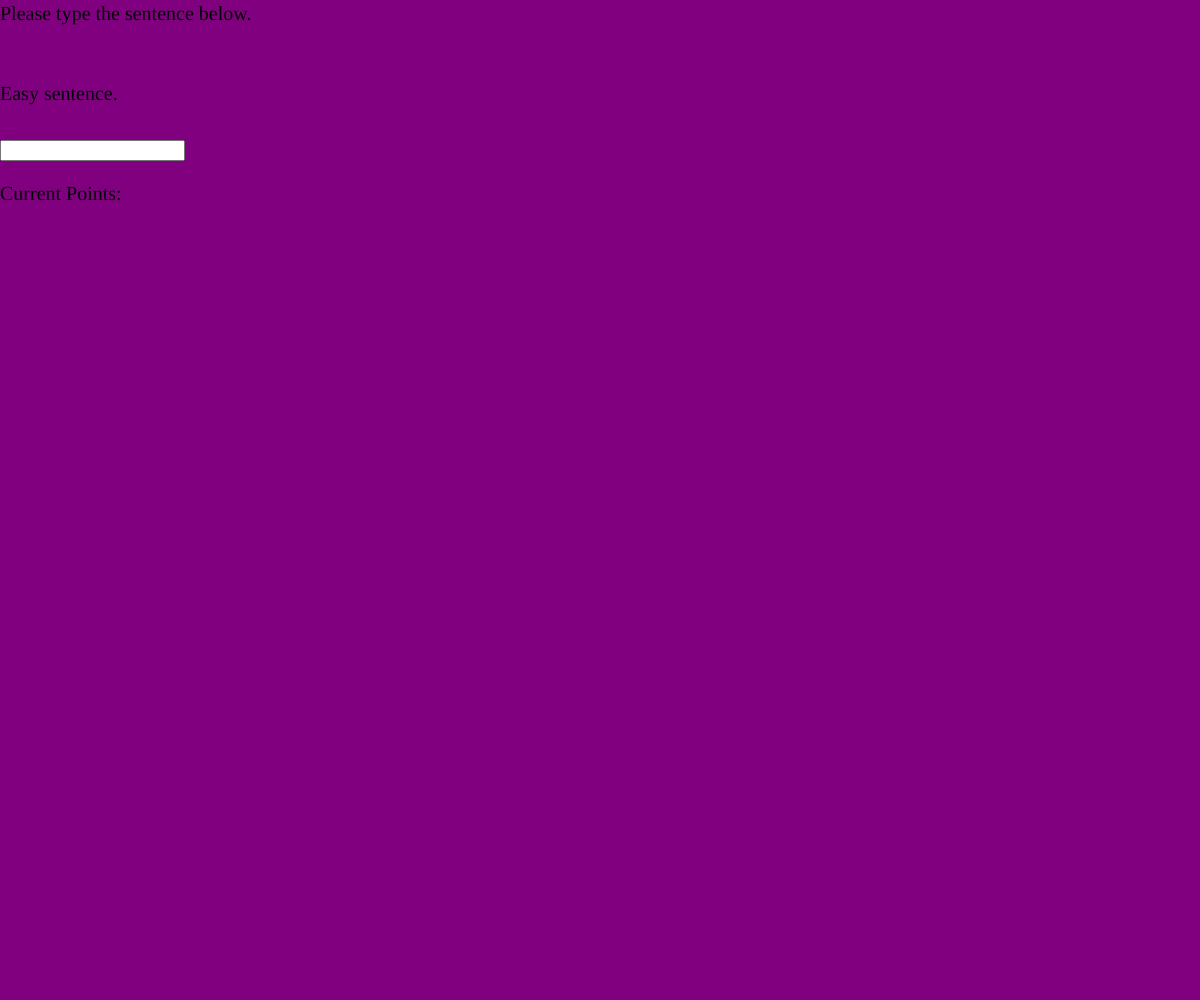
Frame 1 (no input)
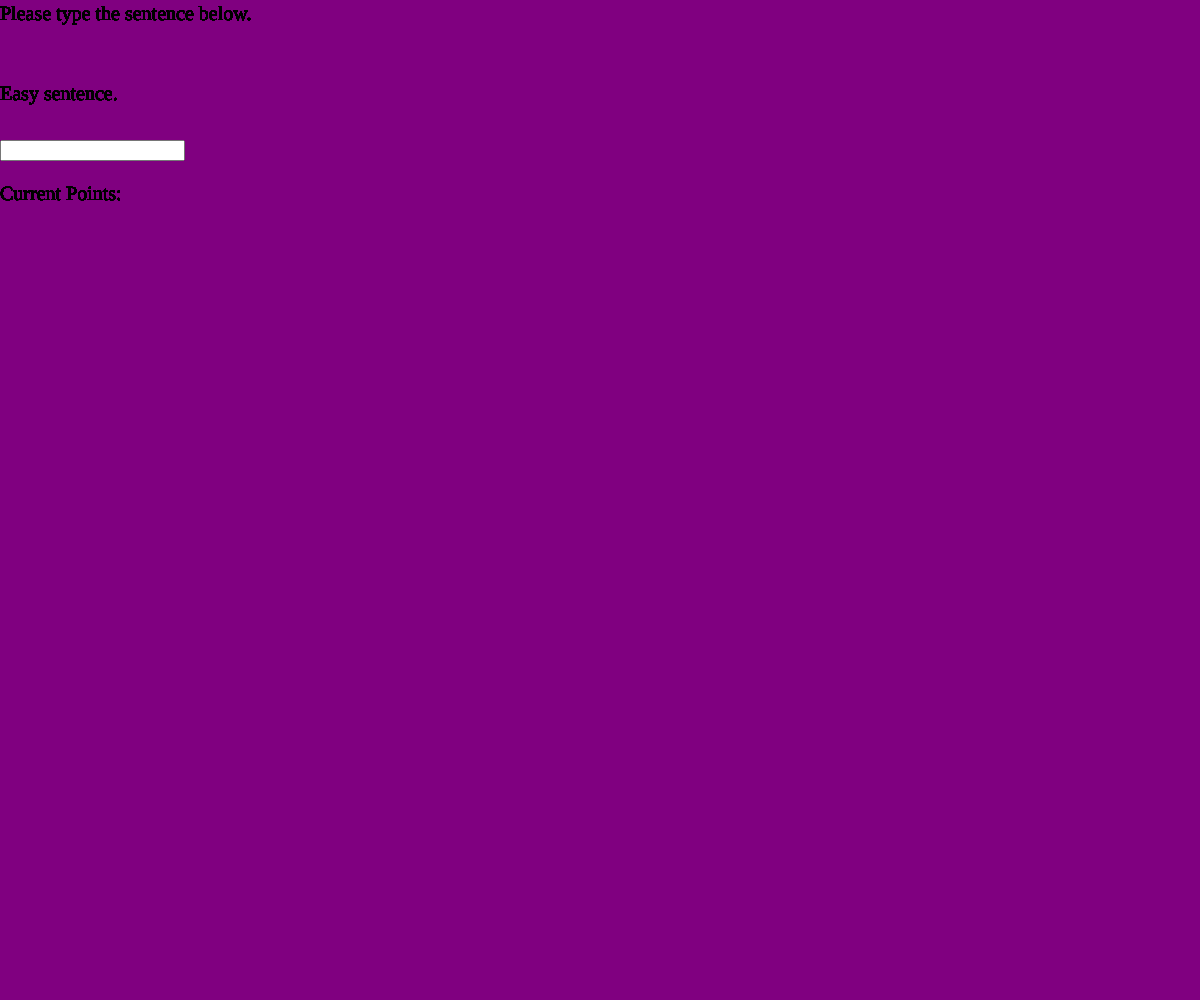
Frame 60 (no input)
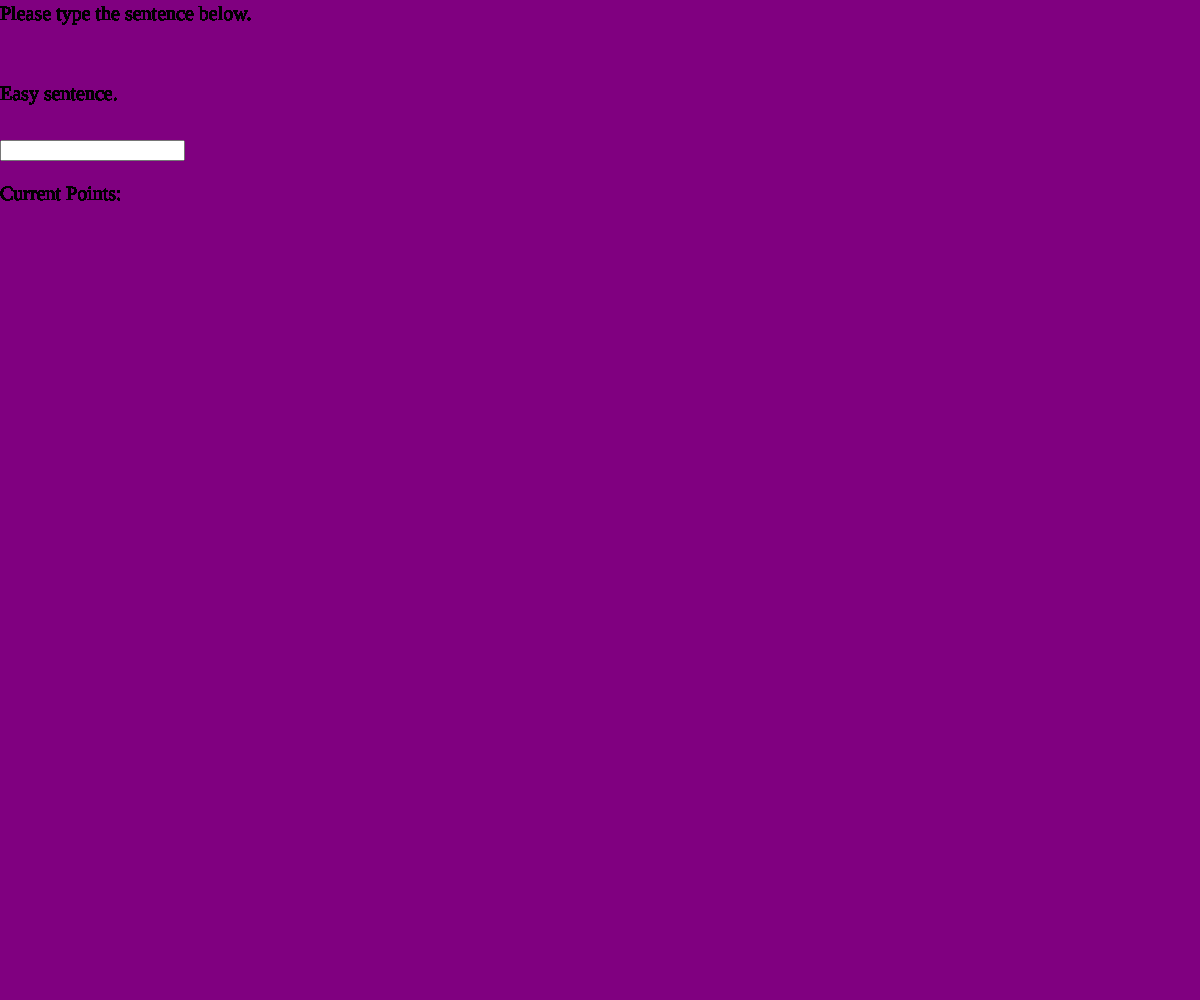
Frame 120 (the mouse pressed at the canvas centre since frame 60)

The p5.js sketch that drew these frames (run headless with seeded random() and noise() and a simulated clock; from frame 60 on, the mouse is pressed at the canvas centre):

// p5.js sketch
// ── sketch.js
var points = 0
var sen1 = "Easy sentence."
var sen2 = "MEdium sEntencE."
var sen3 = "hArD As FuG sEnTEnce."
var inp; //global

function setup() {
   createCanvas(windowWidth,windowHeight);
   background('purple');
   inp = createInput('');
   inp.position(0,140);
   inp.input(myInputEvent);
}
function draw() {
   
  fill(0)
   textSize(20);
   textFont("Helvectia")
   text("Please type the sentence below." , 0, 20)
   var sen1 ="Easy sentence."
   text(sen1, 0 , 100)
   text("Current Points: " , 0 ,200)
   
}
function keyPressed() {
    if (keyCode === ENTER) {
         if (inp.value() != sen1) {
             alert("you're losing lmao")
             points = points - 10
         }
    }
}
function keyPressed() {
    if (keyCode === ENTER) {
         console.log(inp.value())
         if (inp.value() == sen1 || inp.value() == sen2 || inp.value() == sen3 ) {
             alert("I'm winning")
             clear();
             points = points + 10
             text("Current Points: " + points ,  0 ,200)
   
           
 

        } else {
             alert("ur losing")
             clear();
             points = points - 10
             text("Current Points: " + points ,  0 ,200)
   
        }
         }
    }


function myInputEvent() {
   console.log('you are typing: ');
}
// ── typetest.html
<html>
    <head>
        <script src="https://cdnjs.cloudflare.com/ajax/libs/p5.js/0.5.11/p5.js"></script>
        <script src="https://cdnjs.cloudflare.com/ajax/libs/p5.js/0.5.11/addons/p5.dom.js"></script>
        <script src="sketch.js"></script>

    

    </head>
        <body>
            <style>
            


        </body>
</html>
        
